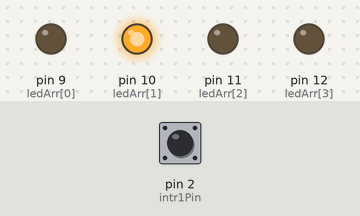
Simulated run of this sketch. Board: Arduino Uno, built with avr-gcc and run on an emulated ATmega328P. On the bench: output pins drawn as LEDs (lit = HIGH). Dashed ring = blinking. The inputs (shaded band) are chosen by the test bench; at power-on: pin 2 (intr1Pin) HIGH.

Above: at 1.2 s.
1.3 s: pin 2 (intr1Pin) pulsed LOW 5 times (0.12 s each, 0.3 s apart)
At 3.36 s:
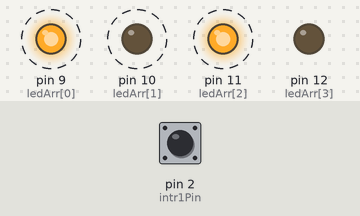
At 5.7 s:
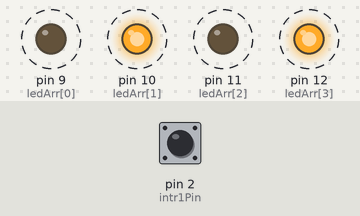
5.8 s: pin 2 (intr1Pin) pulled LOW for 0.15 s
At 7.7 s:
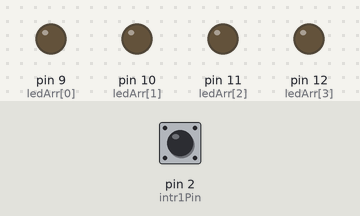
8.9 s: pin 2 (intr1Pin) pulled LOW for 1 s
11.9 s: pin 2 (intr1Pin) pulled LOW for 3.2 s
16.6 s: pin 2 (intr1Pin) pulsed LOW 2 times (0.12 s each, 0.3 s apart)
Timing chart, 0 to 56.1 s (numbered marks = the images above; inputs shaded):
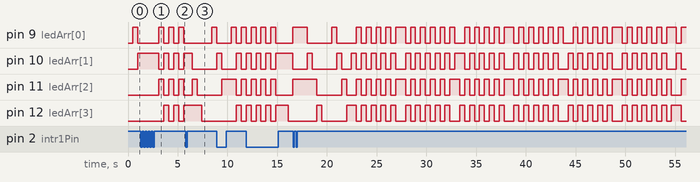

Measured:
- after the input at 1.3 s, pin 11 (ledArr[2]): alternates HIGH for 0.49 s and LOW for 0.49 s, starting after 1.8 s; pin 12 (ledArr[3]): alternates HIGH for 0.49 s and LOW for 0.49 s, starting after 2.3 s

The sketch:

lab4.ino
```cpp
#include <Arduino_FreeRTOS.h>
#include <timers.h>

int intr1Pin = 2;//, led1 = 9, led2= 10, led3 = 11, led4 = 12;
int ledArr[4] = {9, 10, 11, 12};
//volatile int toggel1 = 0;
TimerHandle_t pattern1Handle, pattern2Handle;
int arr = 0;

void pattern1(TimerHandle_t timerHandle){
  static int i = 0;
  i++;
  if(i > 10){
    xTimerStart(pattern2Handle, 0);
    i = 0;
  }
  //static bool togel = 0;
  if (arr>4){
    digitalWrite(ledArr[arr], HIGH);
    digitalWrite(ledArr[0], LOW);
    arr=0;
  }
  else {
    digitalWrite(ledArr[arr], HIGH);
    digitalWrite(ledArr[arr-1], LOW);
    arr = arr+1;
  }
}

void pattern2(TimerHandle_t timerHandle){
  static bool togel = 0;
  if (togel == 0){
    digitalWrite(ledArr[0], HIGH);
    digitalWrite(ledArr[1], LOW);
    digitalWrite(ledArr[2], HIGH);
    digitalWrite(ledArr[3], LOW);

    togel = 1;
  }
  else{
    digitalWrite(ledArr[0], LOW);
    digitalWrite(ledArr[1], HIGH);
    digitalWrite(ledArr[2], LOW);
    digitalWrite(ledArr[3], HIGH);
    togel = 0;
  }
}


void ISR1(void){
  static bool togel = 0;
  if (togel == 0){
    xTimerStop(pattern1Handle, 0);
    xTimerStart(pattern2Handle, 0);
    togel = 1;
  }
  else {
    xTimerStop(pattern2Handle, 0);
    xTimerStart(pattern1Handle, 0);
    togel = 0;
  }
}

void setup() {
  // put your setup code here, to run once:
  Serial.begin(9600);
  for (int i=0; i<4; i++){
    pinMode(ledArr[i], OUTPUT);
  }
  pinMode(intr1Pin, INPUT_PULLUP);

  attachInterrupt(digitalPinToInterrupt(intr1Pin), ISR1, RISING);

  pattern1Handle = xTimerCreate("pattern1", pdMS_TO_TICKS(500), pdTRUE, NULL, pattern1);
  pattern2Handle = xTimerCreate("pattern2", pdMS_TO_TICKS(500), pdTRUE, NULL, pattern2);

  if (pattern1Handle != NULL){
    xTimerStart(pattern1Handle, 0);
  }
}

void loop() {
  // put your main code here, to run repeatedly:
}
```
